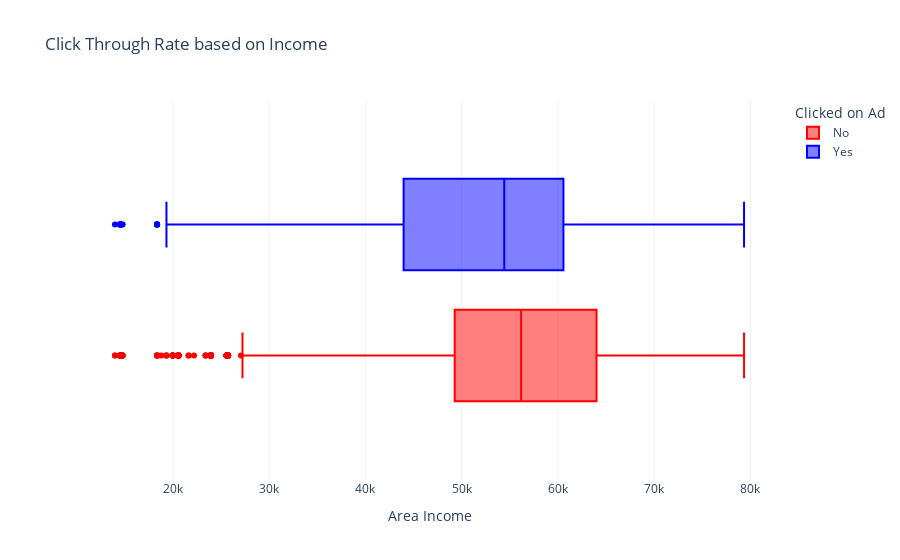

Here is the notebook cell this chart was saved with:
### Code cell
fig = px.box(data, 
             x="Area Income",  
             color="Clicked on Ad", 
             title="Click Through Rate based on Income", 
             color_discrete_map={'Yes':'blue',
                                 'No':'red'})
fig.update_traces(quartilemethod="exclusive")
fig.show()

### Figure 1 — Plotly figure (JSON) as saved in the notebook; plotly's stock layout.template omitted (floating-point values rounded to 4 significant figures; data arrays with more than 128 entries replaced by an {"elided": "..."} marker saying what was removed)
{"data": [{"alignmentgroup": "True", "hovertemplate": "Clicked on Ad=No<br>Area Income=%{x}<extra></extra>", "legendgroup": "No", "marker": {"color": "red"}, "name": "No", "notched": false, "offsetgroup": "No", "orientation": "h", "quartilemethod": "exclusive", "showlegend": true, "type": "box", "x": {"elided": "5083 float values"}, "x0": " ", "xaxis": "x", "y0": " ", "yaxis": "y"}, {"alignmentgroup": "True", "hovertemplate": "Clicked on Ad=Yes<br>Area Income=%{x}<extra></extra>", "legendgroup": "Yes", "marker": {"color": "blue"}, "name": "Yes", "notched": false, "offsetgroup": "Yes", "orientation": "h", "quartilemethod": "exclusive", "showlegend": true, "type": "box", "x": {"elided": "4917 float values"}, "x0": " ", "xaxis": "x", "y0": " ", "yaxis": "y"}], "layout": {"boxmode": "group", "legend": {"title": {"text": "Clicked on Ad"}, "tracegroupgap": 0}, "title": {"text": "Click Through Rate based on Income"}, "xaxis": {"anchor": "y", "domain": [0, 1], "title": {"text": "Area Income"}}, "yaxis": {"anchor": "x", "domain": [0, 1]}}}
